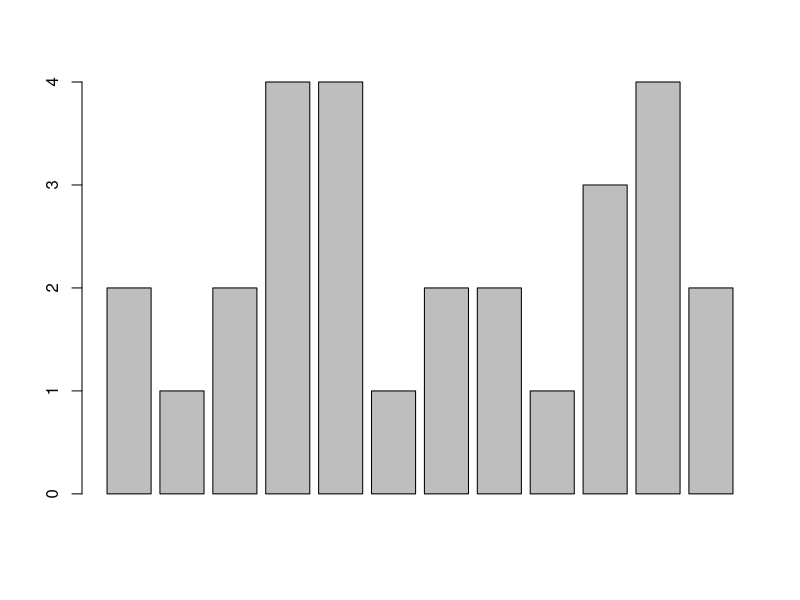
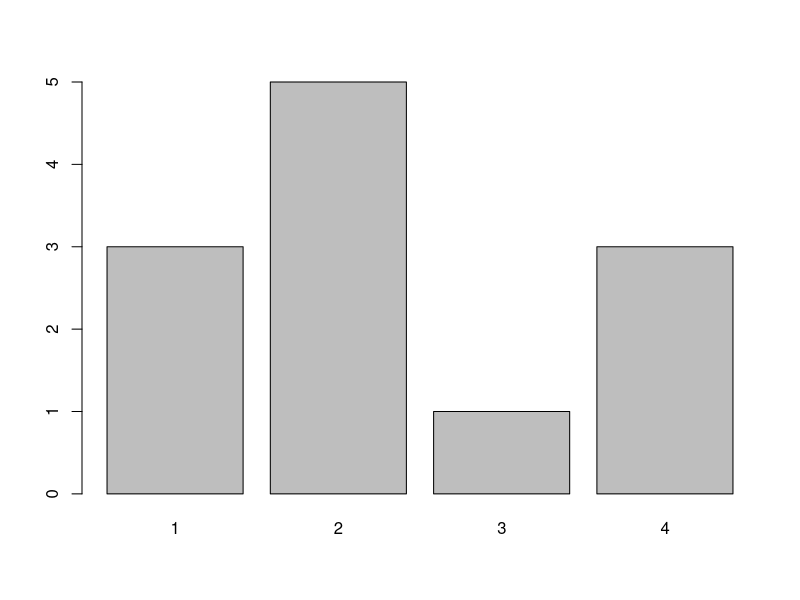
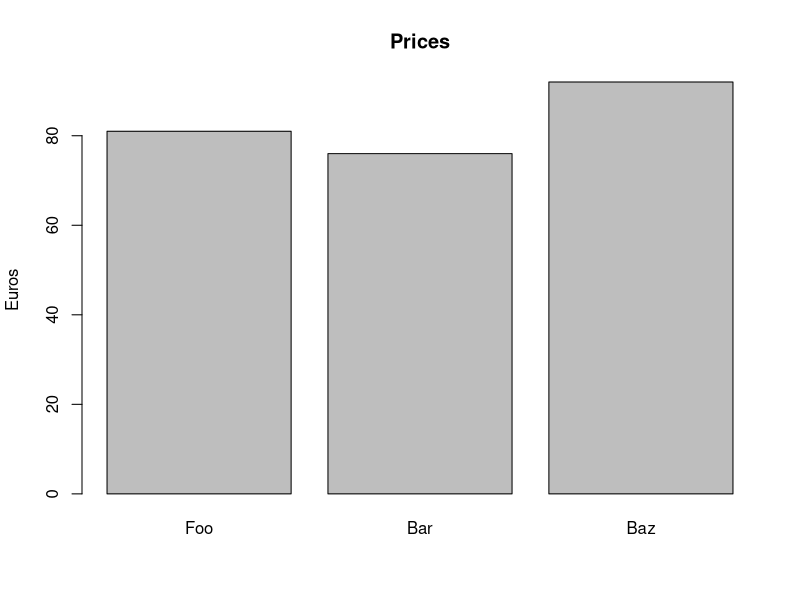
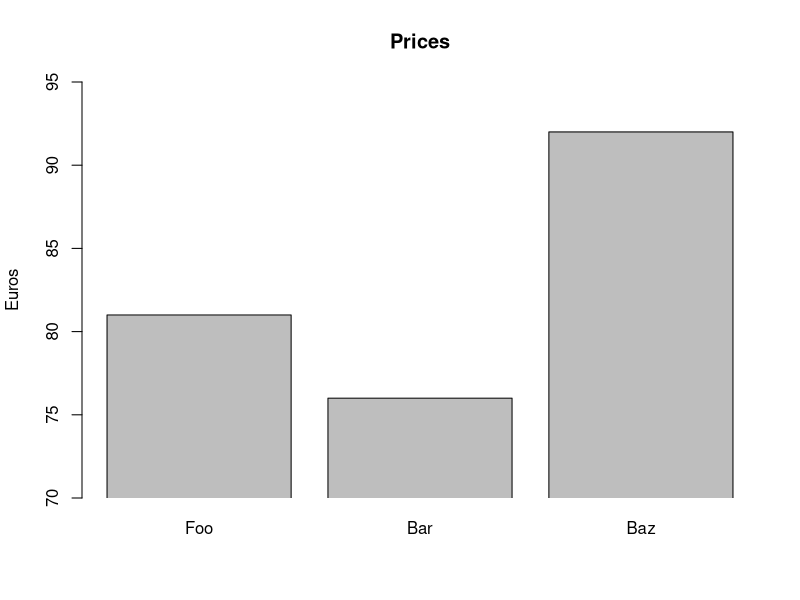
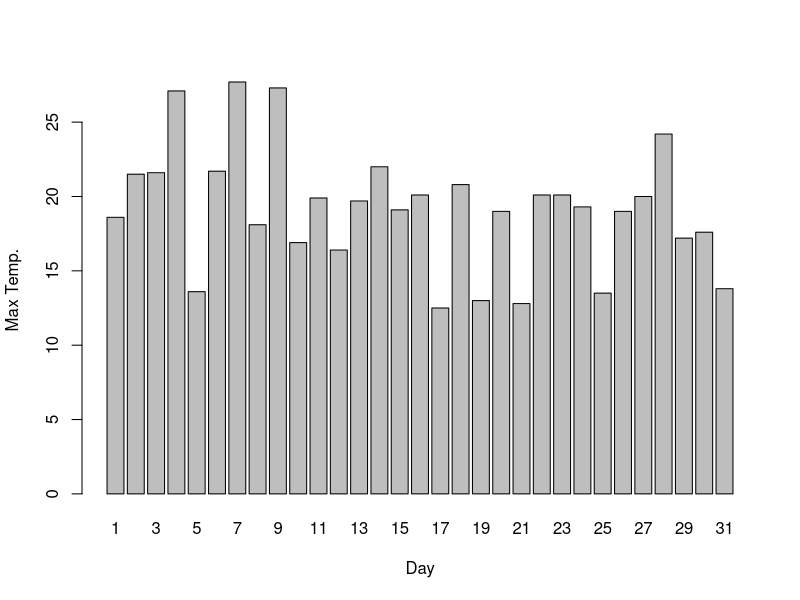
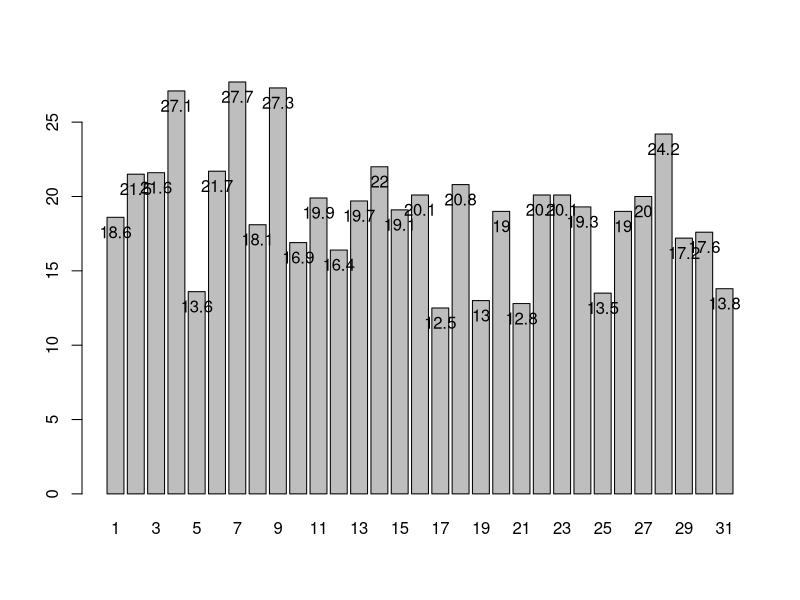

The R script that drew these images, in order:
#
#   Compare with -> hist
#

x11(width="28")
foo <- c(2, 1, 2, 4, 4, 1, 2, 2, 1, 3, 4, 2)

barplot(foo)
z <- locator(1) # wait for mouse click or enter pressed

barplot(table(foo))
z <- locator(1)

# ---- Prices

prices <- c(81, 76, 92)
names(prices) <- c('Foo', 'Bar', 'Baz')

barplot(prices, main='Prices', ylab='Euros')
z <- locator(1)

barplot(prices, main='Prices', ylab='Euros', ylim=c(70, 95), xpd=FALSE) # xpd: Should bars be allowed to go outside region?
z <- locator(1)


# ---- Temperatures

temperatures_august = round(rnorm(31, 18, 3.5), 1)

barplot(temperatures_august, names.arg=1:31, xlab="Day", ylab="Max Temp.")
z <- locator(1)

names(temperatures_august) <- 1:31
y_coords = barplot(temperatures_august)
text(y_coords, temperatures_august, labels=temperatures_august, pos=1)
z <- locator(1)
